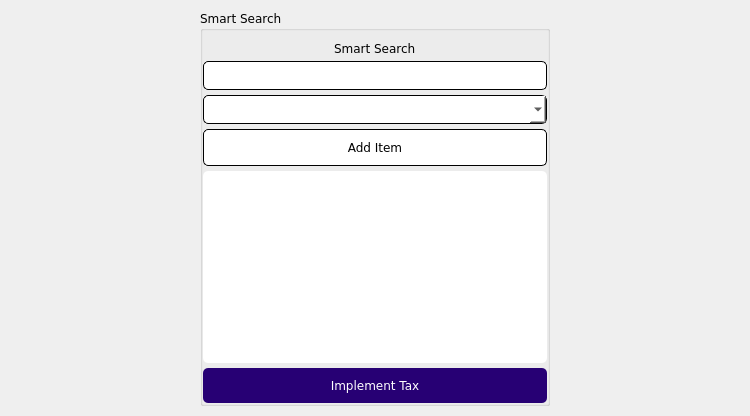
             <widget class="QWidget" name="tab_4">
              <attribute name="title">
               <string>Smart Search</string>
              </attribute>
              <layout class="QHBoxLayout" name="horizontalLayout_18">
               <property name="spacing">
                <number>0</number>
               </property>
               <property name="leftMargin">
                <number>0</number>
               </property>
               <property name="topMargin">
                <number>10</number>
               </property>
               <property name="rightMargin">
                <number>0</number>
               </property>
               <property name="bottomMargin">
                <number>10</number>
               </property>
               <item>
                <spacer name="horizontalSpacer_10">
                 <property name="orientation">
                  <enum>Qt::Horizontal</enum>
                 </property>
                 <property name="sizeHint" stdset="0">
                  <size>
                   <width>200</width>
                   <height>0</height>
                  </size>
                 </property>
                </spacer>
               </item>
               <item>
                <widget class="QGroupBox" name="groupBox">
                 <property name="minimumSize">
                  <size>
                   <width>350</width>
                   <height>0</height>
                  </size>
                 </property>
                 <property name="maximumSize">
                  <size>
                   <width>350</width>
                   <height>16777215</height>
                  </size>
                 </property>
                 <property name="font">
                  <font>
                   <family>Verdana</family>
                  </font>
                 </property>
                 <property name="title">
                  <string>Smart Search</string>
                 </property>
                 <layout class="QGridLayout" name="gridLayout_5">
                  <property name="leftMargin">
                   <number>0</number>
                  </property>
                  <property name="topMargin">
                   <number>10</number>
                  </property>
                  <property name="rightMargin">
                   <number>0</number>
                  </property>
                  <property name="bottomMargin">
                   <number>0</number>
                  </property>
                  <property name="horizontalSpacing">
                   <number>0</number>
                  </property>
                  <property name="verticalSpacing">
                   <number>5</number>
                  </property>
                  <item row="1" column="0">
                   <widget class="QLineEdit" name="leSmartSearch">
                    <property name="font">
                     <font>
                      <family>Verdana</family>
                     </font>
                    </property>
                    <property name="styleSheet">
                     <string notr="true">background-color: rgb(255, 255, 255);
padding: 5px;
border: 1px solid;
border-radius: 5px
</string>
                    </property>
                   </widget>
                  </item>
                  <item row="0" column="0" alignment="Qt::AlignHCenter">
                   <widget class="QLabel" name="labelSmartSearch">
                    <property name="font">
                     <font>
                      <family>Verdana</family>
                     </font>
                    </property>
                    <property name="styleSheet">
                     <string notr="true"/>
                    </property>
                    <property name="text">
                     <string>Smart Search</string>
                    </property>
                   </widget>
                  </item>
                  <item row="4" column="0">
                   <widget class="QTextEdit" name="addedSS">
                    <property name="font">
                     <font>
                      <family>Verdana</family>
                     </font>
                    </property>
                    <property name="styleSheet">
                     <string notr="true">background-color: rgb(255, 255, 255);
border-radius: 5px</string>
                    </property>
                   </widget>
                  </item>
                  <item row="5" column="0">
                   <widget class="QPushButton" name="taxImpSmartSearch">
                    <property name="font">
                     <font>
                      <family>Verdana</family>
                     </font>
                    </property>
                    <property name="cursor">
                     <cursorShape>PointingHandCursor</cursorShape>
                    </property>
                    <property name="styleSheet">
                     <string notr="true">background-color: rgb(39, 0, 116);
padding: 10px;
border: none;
border-radius: 5px;
color: rgb(255, 255, 255)</string>
                    </property>
                    <property name="text">
                     <string>Implement Tax</string>
                    </property>
                   </widget>
                  </item>
                  <item row="3" column="0">
                   <widget class="QPushButton" name="addSmartSearch">
                    <property name="font">
                     <font>
                      <family>Verdana</family>
                     </font>
                    </property>
                    <property name="cursor">
                     <cursorShape>PointingHandCursor</cursorShape>
                    </property>
                    <property name="styleSheet">
                     <string notr="true">background-color: rgb(255, 255, 255);
padding: 10px;
border: 1px solid;
border-radius: 5px</string>
                    </property>
                    <property name="text">
                     <string>Add Item</string>
                    </property>
                   </widget>
                  </item>
                  <item row="2" column="0">
                   <widget class="QComboBox" name="smartSearchList">
                    <property name="font">
                     <font>
                      <family>Verdana</family>
                     </font>
                    </property>
                    <property name="cursor">
                     <cursorShape>PointingHandCursor</cursorShape>
                    </property>
                    <property name="styleSheet">
                     <string notr="true">QComboBox {
	background-color: rgb(255, 255, 255);
	border: 1px solid;
	padding: 5px;
	border-radius: 5px
}

QComboBox QScrollBar:vertical {
    width: 10px;
}

QComboBox QScrollBar::handle:vertical {
    background-color: rgb(41, 0, 122); 
    min-height: 50px;
	border: 1px solid rgb(235, 235, 235)
}</string>
                    </property>
                   </widget>
                  </item>
                 </layout>
                </widget>
               </item>
               <item>
                <spacer name="horizontalSpacer_4">
                 <property name="orientation">
                  <enum>Qt::Horizontal</enum>
                 </property>
                 <property name="sizeHint" stdset="0">
                  <size>
                   <width>200</width>
                   <height>0</height>
                  </size>
                 </property>
                </spacer>
               </item>
              </layout>
             </widget>
